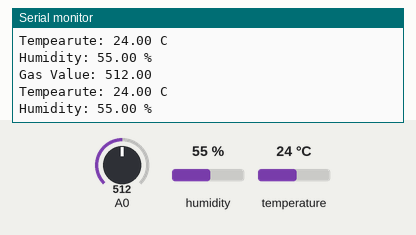
This sketch was run on a simulated Arduino Uno, built with avr-gcc and run on an emulated ATmega328P. Shown: the last lines printed to the serial monitor. The inputs (shaded band) are chosen by the test bench; at power-on: A0 = 512, humidity 55 %, temperature 24 °C.

Above: at 1.2 s.
1.3 s: A0 set to 111
At 2.7 s:
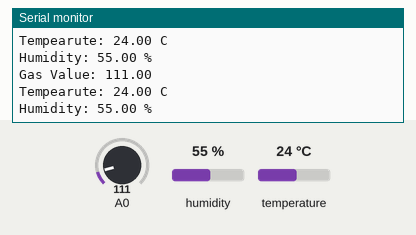
2.8 s: A0 set to 95
At 3.9 s:
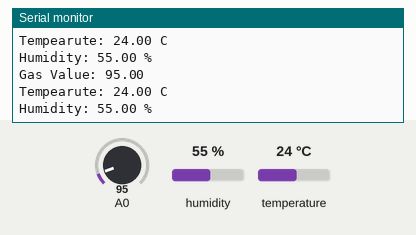
Timing chart, 0 to 5.8 s (numbered marks = the images above; inputs shaded):
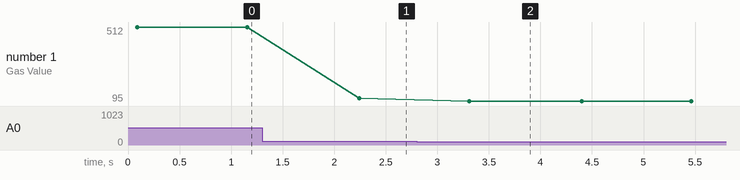

Measured:
- after the input at 1.3 s, the serial monitor: prints a new line after 0.94 s (image 1)
- after the input at 2.8 s, the serial monitor: prints a new line after 0.51 s (image 2)
- plotted number 1: 512 → 111 after the input at 1.3 s, 111 → 95 after the input at 2.8 s

The sketch:

arduinoblocks_1410356.ino
```cpp
#include <SoftwareSerial.h>
#include <Wire.h>
#include "LiquidCrystal_I2C.h"
#include <DHT.h>

float gas;
SoftwareSerial bt_serial(11,10);
LiquidCrystal_I2C lcd_1(0x27,16,2);
DHT dht(2, DHT11);
float temp;
float humidity;
int dt=2000;
int fnc_dynamic_analogRead(int _pin){
	pinMode(_pin,INPUT);
	return analogRead(_pin);
}

void setup()
{


bt_serial.begin(9600);
	Serial.begin(9600);
	Serial.flush();
	while(Serial.available()>0)Serial.read();

	pinMode(A2, INPUT);

	gas = 0;
	temp = 0;
	//lcd_1.begin();
	lcd_1.noCursor();
	lcd_1.backlight();
  dht.begin();
}


void loop()
{

  	gas = fnc_dynamic_analogRead(0);
    temp=dht.readTemperature();
    humidity=dht.readHumidity();
  	//temp = analogRead(A2);
  	bt_serial.println(String("Gas Value: ")+String(gas));
  	bt_serial.println(String("Temperature: ")+(temp)+String("C"));
    bt_serial.println(String("Humidity: ")+(humidity)+String("%"));
  	Serial.println(String("Gas Value: ")+String(gas));
  	Serial.println(String("Tempearute: ")+(temp)+String(" C"));
    Serial.println(String("Humidity: ")+(humidity)+String(" %"));
  	lcd_1.setCursor(0, 0);
  	lcd_1.print(String("Gas Value: ")+String(gas));
    lcd_1.setCursor(0, 0);
  	lcd_1.print(String("Temperature:")+(temp)+String(" C"));
    lcd_1.setCursor(0, 1);
  	lcd_1.print(String("Humidity:")+(humidity)+String(" %"));
    delay(1000);
}
```
